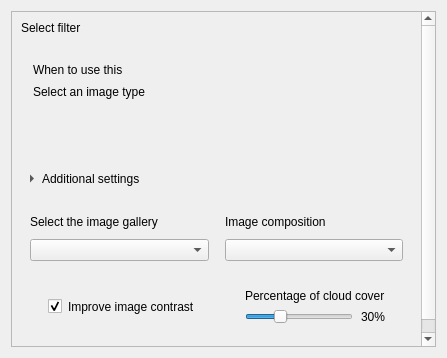
<ui version="4.0">
    <class>WizardBasicImageTypeChild</class>
    <widget class="QWidget" name="WizardBasicImageTypeChild">
        <layout class="QVBoxLayout" name="mainLayout">

            <!-- Scroll area -->
            <item>
                <widget class="QScrollArea">
                    <property name="widgetResizable">
                        <bool>true</bool>
                    </property>
                    <widget class="QWidget">
                        <layout class="QVBoxLayout">
                            <property name="spacing">
                                <number>16</number>
                            </property>
                            <property name="class" stdset="0">
                                <string>scroll_content</string>
                            </property>

                            <!-- Title -->
                            <item>
                                <widget class="QLabel">
                                    <property name="text">
                                        <string>Select filter</string>
                                    </property>
                                    <property name="class" stdset="0">
                                        <string>group_title</string>
                                    </property>
                                </widget>
                            </item>

                            <!-- Content -->
                            <item>
                                <layout class="QHBoxLayout">
                                    <property name="alignment">
                                        <set>Qt::AlignTop</set>
                                    </property>
                                    <item>
                                        <layout class="QVBoxLayout">
                                            <item>
                                                <layout class="QVBoxLayout" name="image_type_list" />
                                            </item>
                                        </layout>
                                    </item>

                                    <item>
                                        <widget class="QFrame" name="when_to_use_panel">
                                            <property name="minimumHeight">
                                                <number>220</number>
                                            </property>
                                            <layout class="QVBoxLayout">
                                                <property name="spacing">
                                                    <number>8</number>
                                                </property>
                                                <property name="leftMargin">
                                                    <number>12</number>
                                                </property>
                                                <property name="topMargin">
                                                    <number>12</number>
                                                </property>
                                                <property name="rightMargin">
                                                    <number>12</number>
                                                </property>
                                                <property name="bottomMargin">
                                                    <number>12</number>
                                                </property>

                                                <item>
                                                    <widget class="QLabel">
                                                        <property name="text">
                                                            <string>When to use this</string>
                                                        </property>
                                                        <property name="class" stdset="0">
                                                            <string>group_title</string>
                                                        </property>
                                                    </widget>
                                                </item>
                                                <item>
                                                    <widget class="QLabel" name="when_to_use_content">
                                                        <property name="wordWrap">
                                                            <bool>true</bool>
                                                        </property>
                                                        <property name="alignment">
                                                            <set>Qt::AlignTop|Qt::AlignLeft</set>
                                                        </property>
                                                        <property name="text">
                                                            <string>Select an image type</string>
                                                        </property>
                                                        <property name="class" stdset="0">
                                                            <string>group_description</string>
                                                        </property>
                                                    </widget>
                                                </item>

                                                <item>
                                                    <spacer name="verticalSpacer">
                                                        <property name="orientation">
                                                            <enum>Qt::Vertical</enum>
                                                        </property>
                                                        <property name="sizeHint" stdset="0">
                                                            <size>
                                                                <width>20</width>
                                                                <height>40</height>
                                                            </size>
                                                        </property>
                                                    </spacer>
                                                </item>

                                            </layout>
                                        </widget>
                                    </item>

                                </layout>
                            </item>

                            <!-- Accordion -->
                            <item>
                                <widget class="QToolButton" name="extra_toggle">
                                    <property name="text">
                                        <string>Additional settings</string>
                                    </property>
                                    <property name="arrowType">
                                        <enum>Qt::RightArrow</enum>
                                    </property>
                                    <property name="toolButtonStyle">
                                        <enum>Qt::ToolButtonTextBesideIcon</enum>
                                    </property>
                                    <property name="checkable">
                                        <bool>true</bool>
                                    </property>
                                    <property name="autoRaise">
                                        <bool>true</bool>
                                    </property>
                                    <property name="cursor">
                                        <cursorShape>PointingHandCursor</cursorShape>
                                    </property>
                                    <property name="class" stdset="0">
                                        <string>accordion</string>
                                    </property>
                                </widget>
                            </item>

                            <item>
                                <widget class="QWidget" name="extra_content">
                                    <layout class="QGridLayout">
                                        <property name="horizontalSpacing">
                                            <number>16</number>
                                        </property>
                                        <property name="verticalSpacing">
                                            <number>10</number>
                                        </property>

                                        <!-- Gallery -->
                                        <item row="0" column="0">
                                            <widget class="QLabel">
                                                <property name="text">
                                                    <string>Select the image gallery</string>
                                                </property>
                                            </widget>
                                        </item>
                                        <item row="1" column="0">
                                            <widget class="QComboBox" name="gallery_combo">
                                                <property name="cursor">
                                                    <cursorShape>PointingHandCursor</cursorShape>
                                                </property>
                                            </widget>
                                        </item>
                                        <!-- Composition -->
                                        <item row="0" column="1">
                                            <widget class="QLabel">
                                                <property name="text">
                                                    <string>Image composition</string>
                                                </property>
                                            </widget>
                                        </item>
                                        <item row="1" column="1">
                                            <widget class="QComboBox" name="compositon_combo">
                                                <property name="cursor">
                                                    <cursorShape>PointingHandCursor</cursorShape>
                                                </property>
                                            </widget>
                                        </item>

                                        <!-- Filters group -->
                                        <item row="2" column="0" colspan="2">
                                            <widget class="QFrame" name="frm_filters_group">
                                                <layout class="QGridLayout">

                                                    <!-- Improve contrast -->
                                                    <item row="0" column="0">
                                                        <widget class="QWidget">
                                                            <layout class="QHBoxLayout">
                                                                <property name="spacing">
                                                                    <number>6</number>
                                                                </property>

                                                                <item>
                                                                    <widget class="QCheckBox" name="chk_normalize_images">
                                                                        <property name="text">
                                                                            <string></string>
                                                                        </property>
                                                                        <property name="checked">
                                                                            <bool>true</bool>
                                                                        </property>
                                                                        <property name="class" stdset="0">
                                                                            <string>group_check</string>
                                                                        </property>
                                                                        <property name="cursor">
                                                                            <cursorShape>PointingHandCursor</cursorShape>
                                                                        </property>
                                                                    </widget>
                                                                </item>

                                                                <item>
                                                                    <widget class="QLabel">
                                                                        <property name="text">
                                                                            <string>Improve image contrast</string>
                                                                        </property>
                                                                        <property name="class" stdset="0">
                                                                            <string>group_description</string>
                                                                        </property>
                                                                    </widget>
                                                                </item>

                                                                <item>
                                                                    <spacer name="normalizeSpacer">
                                                                        <property name="orientation">
                                                                            <enum>Qt::Horizontal</enum>
                                                                        </property>
                                                                        <property name="sizeHint" stdset="0">
                                                                            <size>
                                                                                <width>40</width>
                                                                                <height>20</height>
                                                                            </size>
                                                                        </property>
                                                                    </spacer>
                                                                </item>
                                                            </layout>
                                                        </widget>
                                                    </item>

                                                    <!-- Cloud percentage -->
                                                    <item row="0" column="1">
                                                        <widget class="QWidget" name="cloud_container">
                                                            <layout class="QVBoxLayout">
                                                                <property name="spacing">
                                                                    <number>6</number>
                                                                </property>

                                                                <item>
                                                                    <widget class="QLabel">
                                                                        <property name="text">
                                                                            <string>Percentage of cloud cover</string>
                                                                        </property>
                                                                        <property name="margin">
                                                                            <number>6</number>
                                                                        </property>
                                                                    </widget>
                                                                </item>

                                                                <item>
                                                                    <layout class="QHBoxLayout">
                                                                        <property name="spacing">
                                                                            <number>8</number>
                                                                        </property>

                                                                        <item>
                                                                            <widget class="QSlider" name="cloud_slider">
                                                                                <property name="orientation">
                                                                                    <enum>Qt::Horizontal</enum>
                                                                                </property>
                                                                                <property name="minimum">
                                                                                    <number>0</number>
                                                                                </property>
                                                                                <property name="maximum">
                                                                                    <number>100</number>
                                                                                </property>
                                                                                <property name="value">
                                                                                    <number>30</number>
                                                                                </property>
                                                                                <property name="cursor">
                                                                                    <cursorShape>PointingHandCursor</cursorShape>
                                                                                </property>
                                                                                <property name="class" stdset="0">
                                                                                    <string>group_slider</string>
                                                                                </property>
                                                                            </widget>
                                                                        </item>

                                                                        <item>
                                                                            <widget class="QLabel" name="cloud_value_label">
                                                                                <property name="text">
                                                                                    <string>30%</string>
                                                                                </property>
                                                                            </widget>
                                                                        </item>
                                                                    </layout>
                                                                </item>
                                                            </layout>
                                                        </widget>
                                                    </item>
                                                </layout>
                                            </widget>
                                        </item>
                                    </layout>
                                </widget>
                            </item>

                            <item>
                                <spacer name="contentBottomSpacer">
                                    <property name="orientation">
                                        <enum>Qt::Vertical</enum>
                                    </property>
                                    <property name="sizeHint" stdset="0">
                                        <size>
                                            <width>20</width>
                                            <height>0</height>
                                        </size>
                                    </property>
                                </spacer>
                            </item>
                        </layout>
                    </widget>
                </widget>
            </item>

        </layout>
    </widget>
    <resources />
    <connections />
</ui>
